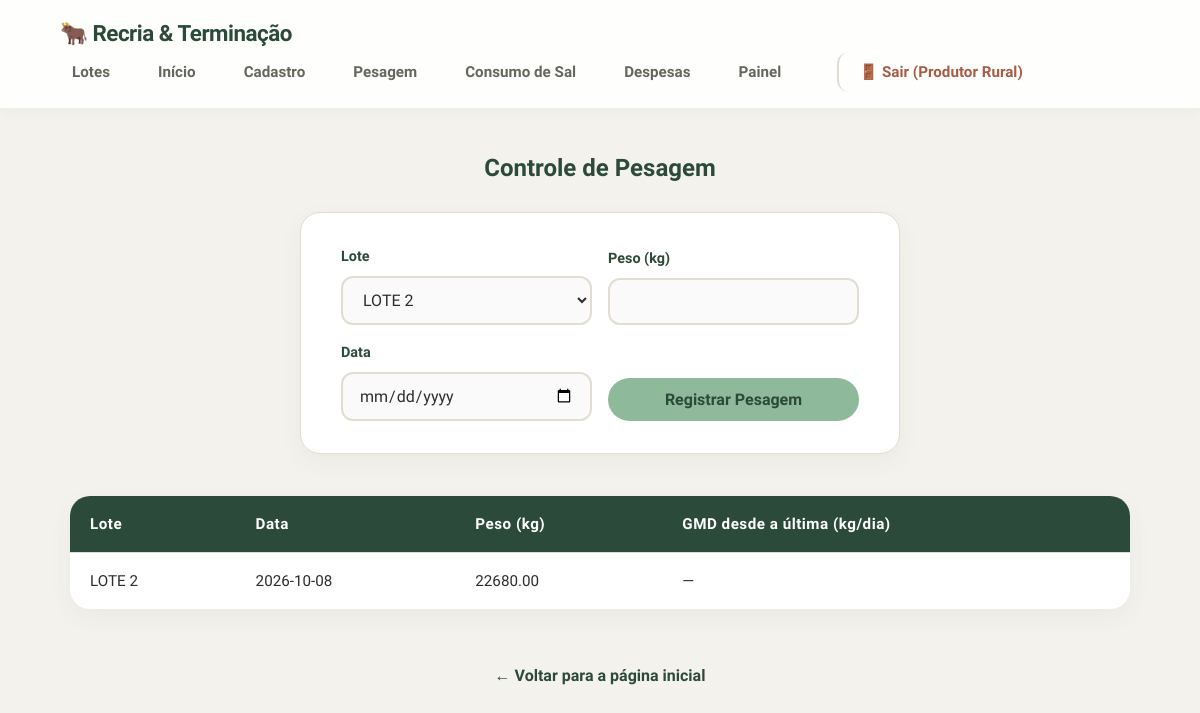
/pesagem (signed in), run on an earlier commit of the app's database.
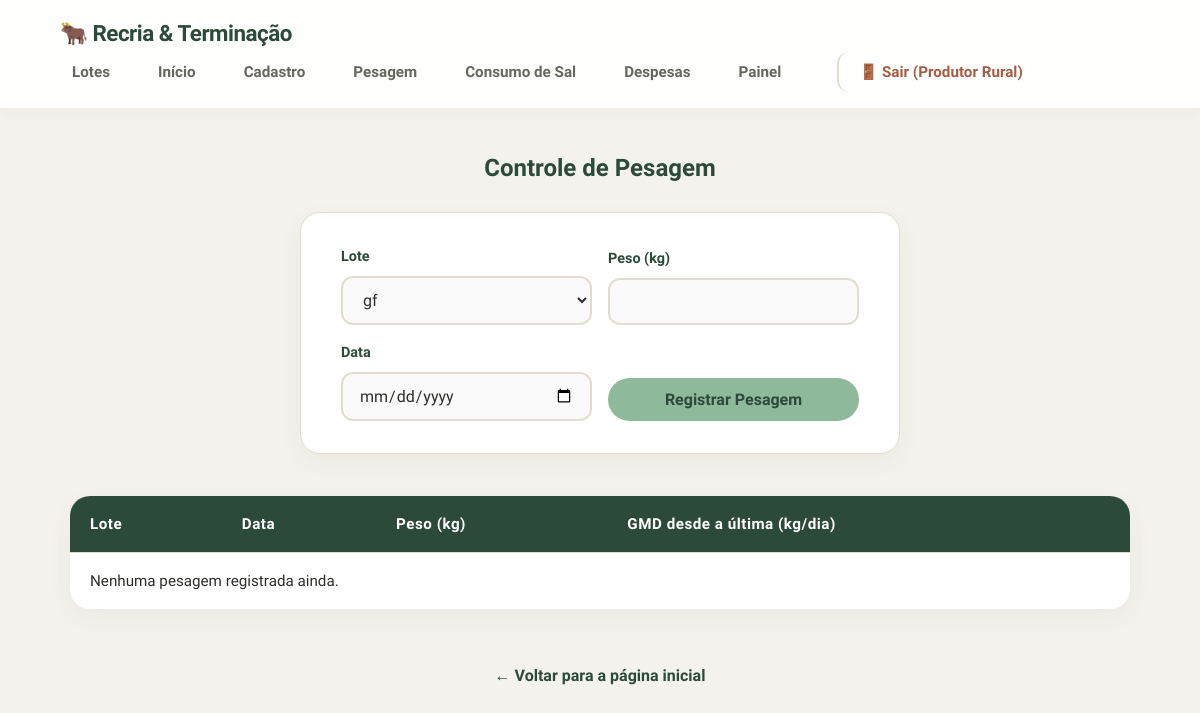
And on a later commit of the database.
### tables this page shows
CREATE TABLE pesagens (
                    id INTEGER PRIMARY KEY AUTOINCREMENT,
                    lote_id INTEGER,
                    peso REAL,
                    data TEXT,
                    FOREIGN KEY(lote_id) REFERENCES lotes(id) ON DELETE CASCADE
                );

CREATE TABLE lotes (
                    id INTEGER PRIMARY KEY AUTOINCREMENT,
                    identificacao TEXT NOT NULL,
                    fase_atual TEXT NOT NULL,
                    categoria_animal TEXT,
                    data_inicio TEXT,
                    qtd_cabecas INTEGER,
                    custo_bezerro_unitario REAL,
                    custo_total_compra REAL,
                    valor_venda_total REAL,
                    total_arrobas_vendidas REAL,
                    status TEXT DEFAULT 'Em Andamento'
                , frigorifico_comprador TEXT);

### app.py (the view, shortened to what this page needs)
@app.route('/pesagem', methods=['GET', 'POST'])
def pesagem():
    conexao = conectar()
    try:
        registros = conexao.execute('''
            SELECT pesagens.*, lotes.identificacao
            FROM pesagens
            JOIN lotes ON pesagens.lote_id = lotes.id
        ''').fetchall()
        lista_lotes = conexao.execute('SELECT * FROM lotes WHERE status = "Em Andamento"').fetchall()
    finally:
        conexao.close()
    registros_ordenados = sorted(registros, key=lambda r: r['data'])
    lista_pesagens = []
    anterior_por_lote = {}
    for r in registros_ordenados:
        anterior = anterior_por_lote.get(r['lote_id'])
        gmd = None
        if anterior is not None:
            data_atual = datetime.strptime(r['data'], '%Y-%m-%d')
            data_anterior = datetime.strptime(anterior['data'], '%Y-%m-%d')
            dias = (data_atual - data_anterior).days
            if dias > 0:
                gmd = (r['peso'] - anterior['peso']) / dias
        lista_pesagens.append({
            'identificacao': r['identificacao'],
            'data': r['data'],
            'peso': r['peso'],
            'gmd': gmd
        })
        anterior_por_lote[r['lote_id']] = r
    lista_pesagens.reverse()
    return render_template('pesagem.html', pesagens=lista_pesagens, lotes=lista_lotes)

### app.py (called while the page is built)
@app.before_request
def verificar_login():
    rotas_livres = ['login', 'static', 'api_cotacoes']
    if request.endpoint not in rotas_livres and 'usuario_id' not in session:
        return redirect(url_for('login'))

### config_banco.py (called while the page is built)
def conectar():
    conexao = sqlite3.connect('dados.db')
    conexao.row_factory = sqlite3.Row
    conexao.execute('PRAGMA foreign_keys = ON;')
    return conexao

### templates/pesagem.html (shortened to what this page needs)
{% extends "base.html" %}
{% block conteudo %}
<h2>Controle de Pesagem</h2>
<form action="{{ url_for('pesagem') }}" method="POST" class="form-caixa form-linha">
    <div class="campo">
        <label for="lote_id">Lote</label>
        <select name="lote_id" id="lote_id" required>
            {% for lote in lotes %}
            <option value="{{ lote.id }}">{{ lote.identificacao }}</option>
            {% endfor %}
        </select>
    </div>
    <div class="campo">
        <label for="peso">Peso (kg)</label>
        <input type="number" name="peso" id="peso" step="0.01" min="0" required>
    </div>
    <div class="campo">
        <label for="data">Data</label>
        <input type="date" name="data" id="data" required>
    </div>
    <button type="submit">Registrar Pesagem</button>
</form>
<table>
    <thead>
        <tr>
            <th>Lote</th>
            <th>Data</th>
            <th>Peso (kg)</th>
            <th>GMD desde a última (kg/dia)</th>
        </tr>
    </thead>
    <tbody>
        {% for p in pesagens %}
        <tr>
            <td>{{ p.identificacao }}</td>
            <td>{{ p.data }}</td>
            <td>{{ "%.2f"|format(p.peso) }}</td>
            <td>
                {% if p.gmd is not none %}
                    {{ "%.3f"|format(p.gmd) }}
                    {% if p.gmd >= 0.8 %}✔{% else %}⚠{% endif %}
                {% else %}
                    —
                {% endif %}
            </td>
        </tr>
        {% else %}
        <tr>
            <td colspan="4">Nenhuma pesagem registrada ainda.</td>
        </tr>
        {% endfor %}
    </tbody>
</table>
<a class="voltar" href="{{ url_for('index') }}">← Voltar para a página inicial</a>
{% endblock %}

What changed in the data, as far as the page shows it:
removed pesagens: identificacao "LOTE 2", data "2026-10-08", peso "22680.00"
Also different on the page:
form field lote_id: "LOTE 2" → "gf"
text now shown: "Nenhuma pesagem registrada ainda."
